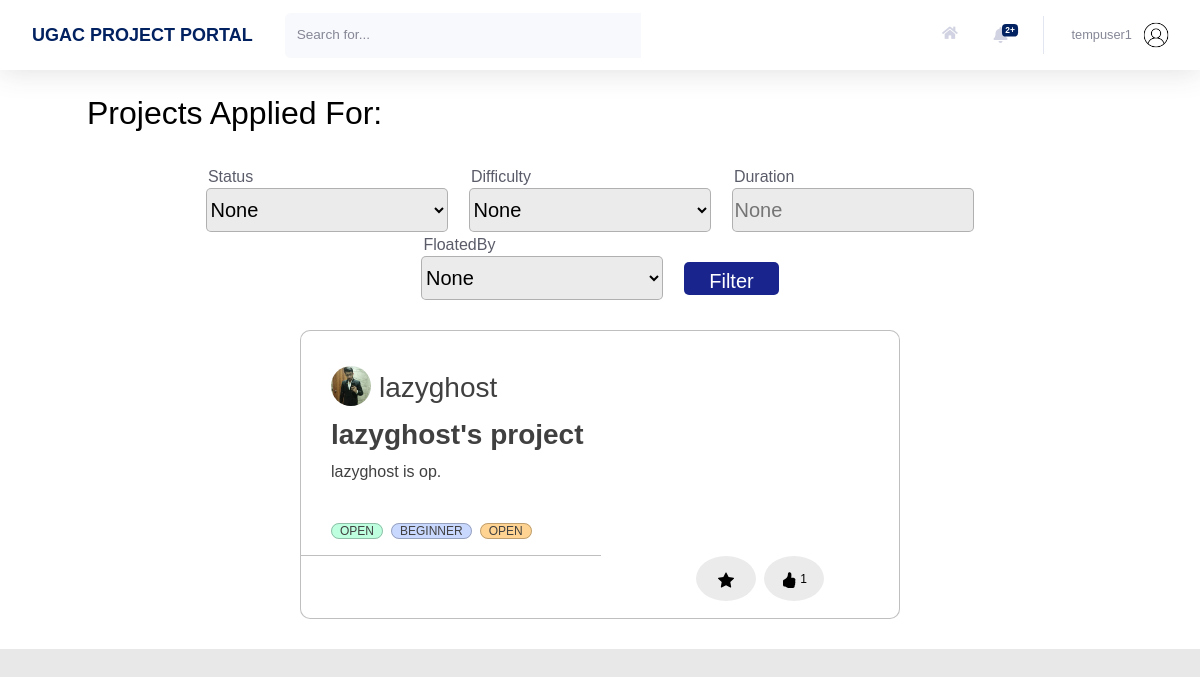
Screenshot of /profile/projects/applied (signed in) with the database file from the repository.
### users/models.py (models this page shows, shortened)
class Profile(models.Model):
    user = models.OneToOneField(User, on_delete=models.CASCADE)
    image = models.ImageField(default = 'default.jpg', upload_to='profile_pics', blank=True)
    rollno = models.CharField(max_length=10)
    year = models.CharField(max_length=30, choices = YEAR_CHOICES)
    branch = models.CharField(max_length=30, choices = BRANCH_CHOICES)
    techskills = models.TextField()
    starred_projects = models.ManyToManyField(Project, related_name='starred_projects', blank = True)
    liked_projects = models.ManyToManyField(Project, related_name='liked_projects', blank = True)
    cv = models.FileField(blank = True, upload_to='resumes')

### home/models.py (models this page shows, shortened)
class Project(models.Model):
    Title = models.CharField(max_length=30)
    Description = models.TextField()
    FloatedBy = models.ForeignKey(User, on_delete=models.CASCADE,related_name="FloatedBy")
    Mentors = models.ManyToManyField(User,related_name='Mentors')
    Status = models.CharField(max_length=10, choices=STATUS_CHOICES, default='Open')
    OpenedFor = models.CharField(max_length=300)
    Difficulty = models.CharField(max_length=15, choices=DIFFICULTY_CHOICES, default='Beginner')
    PreRequisite = models.TextField()
    Tags = models.ManyToManyField(Tag, related_name='Tags')
    Duration = models.CharField(max_length=30)
    DatePosted = models.DateTimeField(default = timezone.now)
    SelectionCriteria = models.TextField()
    MailNotification = models.CharField(max_length=5, choices=NOTIFICATION_CHOICES,default='On')
    ApplyRequest = models.ManyToManyField(User, related_name='ApplyRequest', blank = True)
    AlreadyApplied = models.ManyToManyField(User, related_name='AlreadyApplied', blank = True)
    Likes = models.IntegerField(default=0)

class Tag(models.Model):
    Title = models.CharField(max_length=20)
    def __str__(self):
        return f"{self.Title}"

### users/views.py (the view)
# urls.py: path('projects/applied', views.projects_applied, name = 'projects-applied'),
@login_required
def projects_applied(request):
    all_project_list = Project.objects.all().filter(AlreadyApplied = request.user).order_by('-DatePosted')
    myFilter = ProjectFilter(request.GET,queryset=all_project_list)
    filtered_projects= myFilter.qs
    context = {
        'title': 'Projects Applied',
        'projects' : filtered_projects,
        'notifications': Notification.objects.filter(user=request.user).order_by('-time'),
        'myFilter': myFilter,
    }
    return render(request, 'users/profile_applied.html', context)

### users/templates/users/profile_applied.html (shortened to what this page needs)
{% extends 'home/main.html' %}
{% load crispy_forms_tags %}
{% block headingBlock %}
<h2>Projects Applied For:</h2>
{% endblock headingBlock %}

### home/templates/home/main.html (shortened to what this page needs)
{% extends 'home/base.html' %}
{% load static %}
{% load crispy_forms_tags %}
{% block customStylesheets %}
<link rel="stylesheet" type="text/css" href="{% static 'home/main.css' %}">
{% endblock customStylesheets %}
{% block content %}
{% block mainContentBlock %}
<div class="project_cards">
    {% block headingBlock %}{% endblock headingBlock %}
    <br>
    {% block filterBlock %}
    <form method="get" class="form-inline justify-content-lg-center h5 mb-0 font-weight-bold text-gray-800 " style="width: 100%;">
        <div class="" style="padding-right:23px;width: 263px;">
            <label for="id_Status" style="font-size: 16px; font-weight: 300;float: left; ">Status</label>
            <select name="Status" id="id_Status" style="background-color:#EBEBEB; border: 1px solid rgba(0, 0, 0, 0.25); border-radius: 5px;width:242px; height:44px;">
                <option value="">None</option>
            </select>
        </div>
        <div class="" style="padding-right:23px; width: 263px;">
            <label for="id_Difficulty" style="font-size: 16px; font-weight: 300;float: left; ">Difficulty</label>
            <select name="Difficulty" id="id_Difficulty" style="background-color:#EBEBEB; border: 1px solid rgba(0, 0, 0, 0.25); border-radius: 5px;width:242px; height:44px;">
                <option value="">None</option>
            </select>
        </div>
        <div class="" style="padding-right:23px;width: 263px;">
            <label for="id_Duration" style="font-size: 16px; font-weight: 300; float: left;">Duration</label>
            <input type="text" name="Duration" id="id_Duration" style="background-color:#EBEBEB; border: 1px solid rgba(0, 0, 0, 0.25); border-radius: 5px;width:242px; height:44px;" placeholder="None">
        </div>
        <div class="" style="padding-right:23px;width: 263px;">
            <label for="id_FloatedBy" style="font-size: 16px; font-weight: 300;float: left; ">FloatedBy</label>
            <select name="FloatedBy" id="id_FloatedBy" class="searchable-select" style="background-color:#EBEBEB; border: 1px solid rgba(0, 0, 0, 0.25); border-radius: 5px;width:242px; height:44px;">
                <option value="">None</option>
            </select>
        </div>
        <div class="" style="padding-top: 25px;">
            <button class="btn btn-primary" type="Submit" style="width: 95px; height: 33px; margin-left:0px; background: #19258C; color: white; border-radius: 5px;">Filter</button>
        </div>
    </form>
    {% endblock filterBlock %}
    {% block allProjectsBlock %}
    <div class="justify-content-center" style="display: flex; flex-wrap: wrap;" id="all-projects">
        {% for project in projects %}
            <div id="projectNumber{{ project.id }}">
                <div class = "blog-container" style="flex: 1 0 45%; margin: 30px; width: 600px; height: 289px; max-width: 600px;">
                    <div class="blog-header" style="display: flex; flex-wrap: wrap;">
                        <div class="blog-author--no-cover" style="background:url('{{project.FloatedBy.profile.image.url}}');background-size: cover; border-radius: 50%; display: inline-block;height: 40px;margin-right: 0.5rem;background-position: center;top: 8px;width: 40px; top: 27px; left: 28px; margin-top: 5px; ">
                        </div>
                        <span style="flex: 1 0 45%; ">
                            <h3 style="margin-top: 10px; color:#858796;"><a href="{% url 'profile' project.FloatedBy.id %}">{{project.FloatedBy}}</a></h3>
                        </span>
                    </div>
                    <div class="blog-body">
                        <div class="blog-title demo-a">
                            <h1><a href="/project/?project_id={{project.id}}">{{ project.Title }}</a></h1>
                        </div>
                        <div class="blog-summary demo-2">
                            <p>{{project.Description}}</p>
                        </div>
                        <div class="blog-tags">
                            <ul>
                                <li><a>{{project.Status}}</a></li>
                                <li><a>{{project.Difficulty}}</a></li>
                                {% for tag in project.Tags.all %}
                                    {% if tag %}
                                            <li>
                                                <a href="/?tag={{tag}}">{{ tag }}</a>
                                            </li>
                                    {% endif %}
                                {% endfor %}
                            </ul>
                        </div>
                    </div>
                    <hr style="width: 300px; border-top: 1px solid rgba(0, 0, 0, 0.25); margin-left: 0px; margin-bottom: 0px;">
                    <div class="blog-footer">
                        <ul>
                            <li>
                                {% if project.id not in projects_id.4 %}
                                    <button class="btn btn-primary btn-user btn-block task" style="margin-left: 430px; width: 60px;" task = "Star" project_id={{project.id}} page_number={{projects.number}}>
                                        <svg xmlns="http://www.w3.org/2000/svg" width="16" height="16" fill="currentColor" class="bi bi-star" viewBox="0 0 16 16">
                                            <path d="M2.866 14.85c-.078.444.36.791.746.593l4.39-2.256 4.389 2.256c.386.198.824-.149.746-.592l-.83-4.73 3.522-3.356c.33-.314.16-.888-.282-.95l-4.898-.696L8.465.792a.513.513 0 0 0-.927 0L5.354 5.12l-4.898.696c-.441.062-.612.636-.283.95l3.523 3.356-.83 4.73zm4.905-2.767-3.686 1.894.694-3.957a.565.565 0 0 0-.163-.505L1.71 6.745l4.052-.576a.525.525 0 0 0 .393-.288L8 2.223l1.847 3.658a.525.525 0 0 0 .393.288l4.052.575-2.906 2.77a.565.565 0 0 0-.163.506l.694 3.957-3.686-1.894a.503.503 0 0 0-.461 0z" />
                                        </svg>
                                    </button>
                                {% else %}
                                    <button class="btn btn-primary btn-user btn-block task" style="margin-left: 430px; width: 60px;" task = "Unstar" project_id={{project.id}} page_number={{projects.number}}>
                                    </button>
                                {% endif %}
                            </li>
                            <li>
                                {% if project.id not in projects_id.1 %}
                                    <button class="btn btn-primary btn-user btn-block task" style="margin-right: 75px; width: 60px;" task = "Like" project_id={{project.id}} page_number={{projects.number}}>
                                        <svg xmlns="http://www.w3.org/2000/svg" width="16" height="16" fill="currentColor" class="bi bi-hand-thumbs-up" viewBox="0 0 16 16"  >
                                            <path d="M8.864.046C7.908-.193 7.02.53 6.956 1.466c-.072 1.051-.23 2.016-.428 2.59-.125.36-.479 1.013-1.04 1.639-.557.623-1.282 1.178-2.131 1.41C2.685 7.288 2 7.87 2 8.72v4.001c0 .845.682 1.464 1.448 1.545 1.07.114 1.564.415 2.068.723l.048.03c.272.165.578.348.97.484.397.136.861.217 1.466.217h3.5c.937 0 1.599-.477 1.934-1.064a1.86 1.86 0 0 0 .254-.912c0-.152-.023-.312-.077-.464.201-.263.38-.578.488-.901.11-.33.172-.762.004-1.149.069-.13.12-.269.159-.403.077-.27.113-.568.113-.857 0-.288-.036-.585-.113-.856a2.144 2.144 0 0 0-.138-.362 1.9 1.9 0 0 0 .234-1.734c-.206-.592-.682-1.1-1.2-1.272-.847-.282-1.803-.276-2.516-.211a9.84 9.84 0 0 0-.443.05 9.365 9.365 0 0 0-.062-4.509A1.38 1.38 0 0 0 9.125.111L8.864.046zM11.5 14.721H8c-.51 0-.863-.069-1.14-.164-.281-.097-.506-.228-.776-.393l-.04-.024c-.555-.339-1.198-.731-2.49-.868-.333-.036-.554-.29-.554-.55V8.72c0-.254.226-.543.62-.65 1.095-.3 1.977-.996 2.614-1.708.635-.71 1.064-1.475 1.238-1.978.243-.7.407-1.768.482-2.85.025-.362.36-.594.667-.518l.262.066c.16.04.258.143.288.255a8.34 8.34 0 0 1-.145 4.725.5.5 0 0 0 .595.644l.003-.001.014-.003.058-.014a8.908 8.908 0 0 1 1.036-.157c.663-.06 1.457-.054 2.11.164.175.058.45.3.57.65.107.308.087.67-.266 1.022l-.353.353.353.354c.043.043.105.141.154.315.048.167.075.37.075.581 0 .212-.027.414-.075.582-.05.174-.111.272-.154.315l-.353.353.353.354c.047.047.109.177.005.488a2.224 2.224 0 0 1-.505.805l-.353.353.353.354c.006.005.041.05.041.17a.866.866 0 0 1-.121.416c-.165.288-.503.56-1.066.56z" />
                                        </svg>
                                    {{project.Likes}}
                                    </button>
                                {% else %}
                                    <button class="btn btn-primary btn-user btn-block task" style="margin-right: 75px; width: 60px;" task = "Unlike" project_id={{project.id}} page_number={{projects.number}}>
                                    {{project.Likes}}
                                    </button>
                                {% endif %}
                            </li>
                        </ul>
                    </div>
                </div>
            </div>
        {% endfor %}
    </div>
    {% endblock allProjectsBlock %}
    {% endblock mainContentBlock %}
    {% endblock content %}

### home/templates/home/base.html (shortened to what this page needs)
{% load static %}
<!DOCTYPE html>
<html lang="en">
    <head>
        {% block stylesheets %}
        <link rel="stylesheet" type="text/css" href="{% static 'home/style.css' %}">
        <link rel="stylesheet" type="text/css" href="{% static 'home/cards.css' %}">
        {% endblock stylesheets %}
        {% block customStylesheets %}{% endblock customStylesheets %}
        {% block ajaxBlock %}
        <link href="https://cdnjs.cloudflare.com/ajax/libs/select2/4.0.3/css/select2.min.css" rel="stylesheet" />
        {% endblock ajaxBlock %}
        <link rel="stylesheet" href="https://pro.fontawesome.com/releases/v5.10.0/css/all.css" />
    </head>
    {% block mainBlock %}
    <body id="page-top">
        <div id="wrapper">
            <div id="content-wrapper" class="d-flex flex-column">
                <div id="content" style="background: white;">
                    <nav class="navbar navbar-expand navbar-light bg-white topbar mb-4 static-top shadow">
                        <div class="sidebar-brand-text mx-3" style="color: #022160; font-size: large; font-weight: bold"> UGAC PROJECT PORTAL </div>
                        <form method="POST" action="{{request.get_full_path}}" class="d-none d-sm-inline-block form-inline mr-auto ml-md-3 my-2 my-md-0 mw-100 navbar-search">
                            <div class="input-group">
                                <input type="text" class="form-control bg-light border-0 small" placeholder="Search for..." aria-label="Search" aria-describedby="basic-addon2" name="search">
                                <div class="input-group-append">
                                </div>
                            </div>
                        </form>
                        <ul class="navbar-nav ml-auto">
                            <a class="nav-link" href="{% url 'home' %}" role="button" style="margin-top: 13px;">
                                <i class="fas fa-home fa-fw fa-sm mr-2 text-gray-400"></i>
                            </a>
                            <li class="nav-item dropdown no-arrow mx-1">
                                <a class="nav-link dropdown-toggle" id="alertsDropdown" role="button" data-toggle="dropdown" aria-haspopup="true" aria-expanded="false">
                                    <i class="fas fa-bell fa-fw"></i>
                                    {% if notifications.count != 0 %}
                                    <span class="badge badge-danger badge-counter">
                                        {{notifications.count}}+
                                    </span> {% endif %}
                                </a>
                            </li>
                            <li class="nav-item dropdown no-arrow">
                                <a class="nav-link dropdown-toggle" id="userDropdown" role="button" data-toggle="dropdown" aria-haspopup="true" aria-expanded="false">
                                    <span class="mr-2 d-none d-lg-inline text-gray-600 small">{{user.username}}</span>
                                    <img class="img-profile rounded-circle" src="{{user.profile.image.url}}">
                                </a>
                            </li>
                        </ul>
                    </nav>
                    <div class="container-fluid">
                        {% block content %}{% endblock content %}
                    </div>
                </div>
            </div>
        </div>
    </body>
    {% endblock mainBlock %}
</html>

### rows the page displays
Project: FloatedBy.profile.image (picture), FloatedBy "lazyghost", Title "lazyghost's project", Description "lazyghost is op.", Status "OPEN", Difficulty "BEGINNER", Likes "1"
Tag: Title "OPEN"

### other values shown
{{ notifications.count }} "2"
{{ user.username }} "tempuser1"
